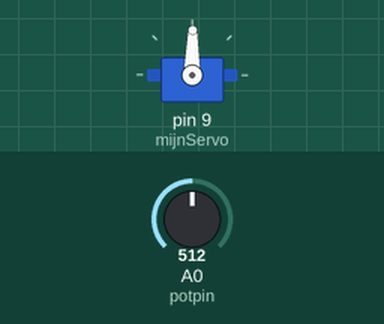
A sketch run on a simulated Arduino Uno, built with avr-gcc and run on an emulated ATmega328P. Parts: servo. Inputs (shaded band) come from the test bench; at power-on: A0 (potpin) = 512.

Above: at 1.2 s.
1.3 s: A0 (potpin) set to 716
At 2.2 s:
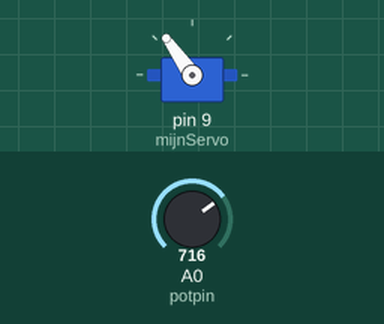
2.8 s: A0 (potpin) set to 900
At 4.0 s:
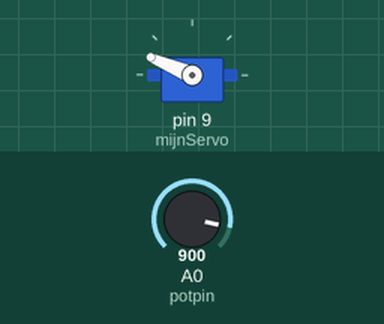
4.3 s: A0 (potpin) set to 1023
At 5.5 s:
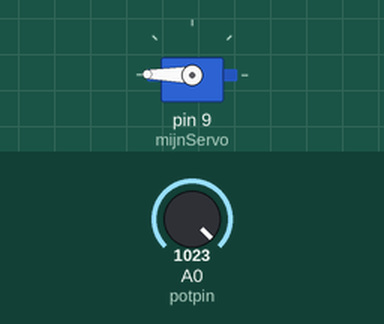
5.8 s: A0 (potpin) set to 306
At 6.5 s:
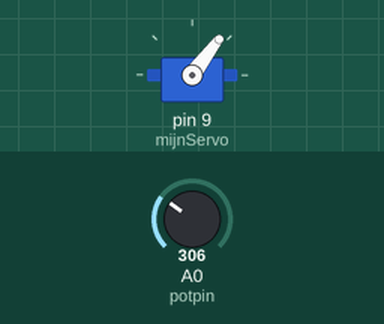
7.3 s: A0 (potpin) set to 122
At 7.9 s:
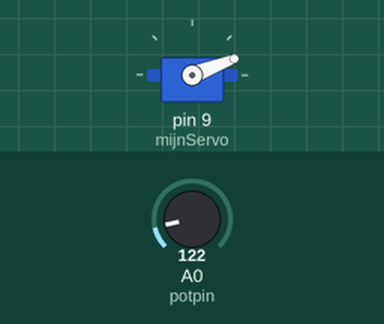
8.8 s: A0 (potpin) set to 511
At 10.0 s:
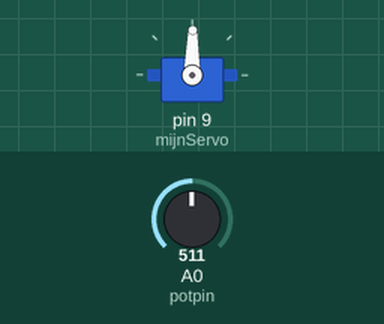
Timing chart, 0 to 11.3 s (numbered marks = the images above; inputs shaded):
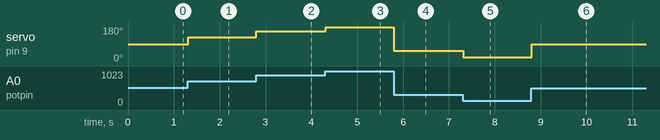

Measured:
- after the input at 1.3 s, servo on pin 9 (mijnServo): 89° → 125° at once
- after the input at 2.8 s, servo on pin 9 (mijnServo): 125° → 157° at once
- after the input at 4.3 s, servo on pin 9 (mijnServo): 157° → 179° at once
- after the input at 5.8 s, servo on pin 9 (mijnServo): 179° → 53° at once
- after the input at 7.3 s, servo on pin 9 (mijnServo): 53° → 21° at once
- after the input at 8.8 s, servo on pin 9 (mijnServo): 21° → 89° at once

The sketch:

opdracht3_sturing_van_de_servo_met_een_drukknop.ino
```cpp
#include <Servo.h>
Servo mijnServo;        // de servo noemt nu mijnservo
int potpin = 0;         // de potentiometer is verbonden met analoge pin 0
int val;                // val is de waarde van pin 0


void setup() {
  mijnServo.attach(9);  // de servo is verbonden met pin 9
}

void loop() {
  val = analogRead(potpin);           // lees de waarde van pin 0 ( dit is tussen 0 en 1023)
  val = map(val, 0, 1023, 0, 179);    // schaal de waarde van pin 0 om naar een waarde tussen 0 en 180
  mijnServo.write(val);               // servo gaat naar positie val
  delay(15);                          // geeft de servo tijd om te reageren
}
```
